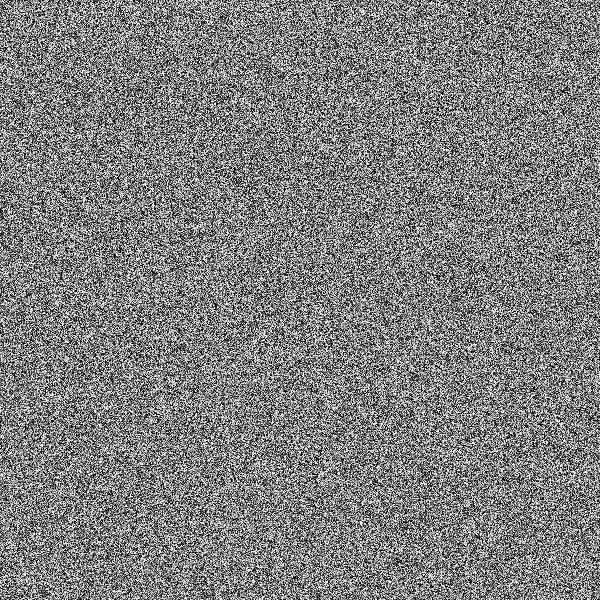
Frame 1 (no input)
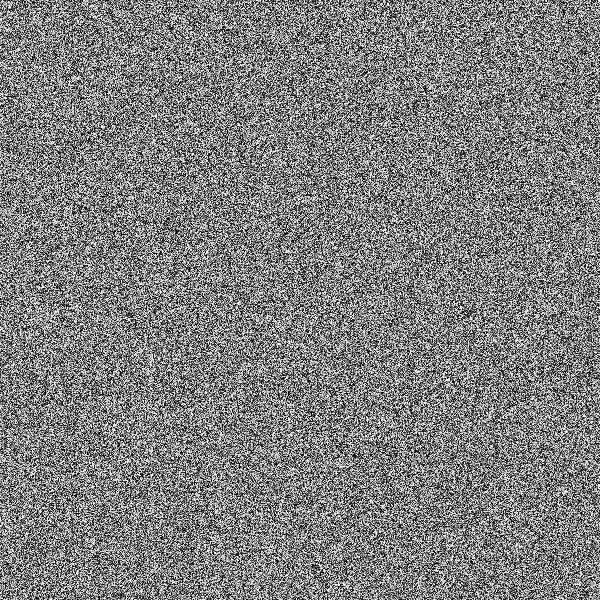
Frame 60 (the mouse pressed at the canvas centre just before this capture)
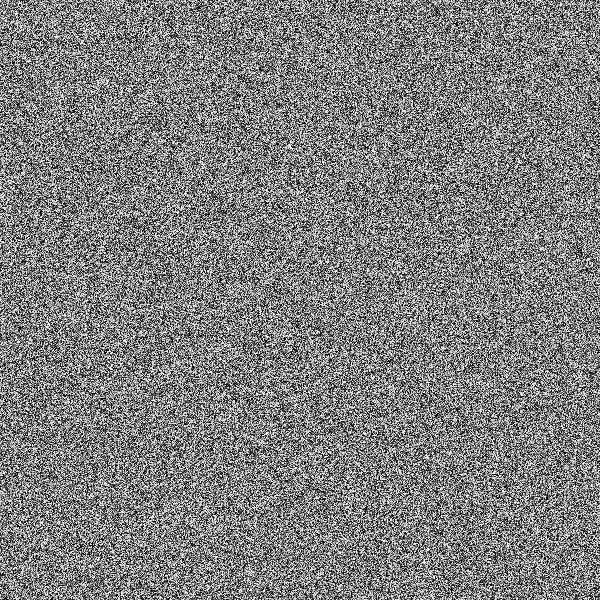
Frame 120 (the mouse held since frame 60 and released just before this capture)

The Processing sketch that drew these frames (run headless with seeded random() and noise(); from frame 60 on, the mouse is pressed at the canvas centre):

// Processing sketch: w10b_pixelsArray
// ── w10b_pixelsArray.pde
void setup() {
  size(600, 600);
}

void draw() {
  background(255);
  
  loadPixels();
  
  for (int i = 0; i < pixels.length; i++) {
    pixels[i] = color(random(255));
  }
  
  updatePixels();
}
